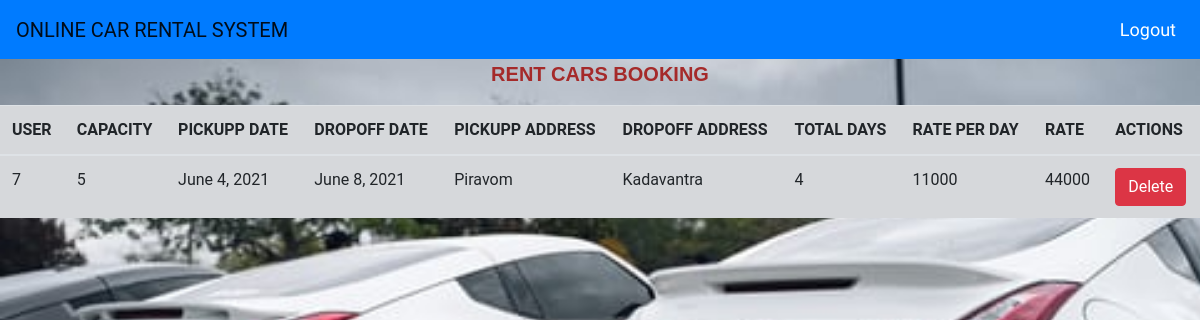
Page /viewbooking/ (signed in) on the committed database.
### sample/models.py (models this page shows)
class Booking(models.Model):
    user=models.ForeignKey(User,on_delete=models.CASCADE)
    booking_date = models.DateField(auto_now=True)
    capacity = models.IntegerField()
    pickup_date = models.DateField(default="1999-12-14")
    dropoff_date = models.DateField(default="1999-12-14")
    pickup_address = models.CharField(max_length=100)
    dropoff_address = models.CharField(max_length=100)
    total_days = models.IntegerField(default=0)
    rate_perday = models.IntegerField(default=0)
    rate = models.IntegerField()

### sample/views.py (the view)
# urls.py: path('viewbooking/',view_booking,name='viewbooking'),
@login_required(login_url="/login/")
def view_booking(request):
    book = Booking.objects.all()
    return render(request,'view_booking.html',{'data':book})

### sample/templates/view_booking.html (shortened to what this page needs)
{% extends 'adminbase.html' %}
{% block content %}
{% load static %}
<!DOCTYPE html>
<html lang="en">
<head>
    <link rel="stylesheet" href="https://maxcdn.bootstrapcdn.com/bootstrap/4.0.0/css/bootstrap.min.css">
</head>
<body>
    <div class="head">
        <p>RENT CARS BOOKING</p>
    </div>
    <table class="table table-secondary table-strip">
        <thead>
            <th>USER</th>
            <th>CAPACITY</th>
            <th>PICKUPP DATE</th>
            <th>DROPOFF DATE</th>
            <th>PICKUPP ADDRESS</th>
            <th>DROPOFF ADDRESS</th>
            <th>TOTAL DAYS</th>
            <th>RATE PER DAY</th>
            <th>RATE</th>
            <th>ACTIONS</th>
        </thead>
        <tbody>
            {% for d in data %}
            <tr>
                <td>{{d.user_id}}</td>
                <td>{{d.capacity}}</td>
                <td>{{d.pickup_date}}</td>
                <td>{{d.dropoff_date}}</td>
                <td>{{d.pickup_address}}</td>
                <td>{{d.dropoff_address}}</td>
                <td>{{d.total_days}}</td>
                <td>{{d.rate_perday}}</td>
                <td>{{d.rate}}</td>
                <td><a href="{% url 'delete_booking' d.id %}" class="btn btn-danger">Delete</a>
                </td>
            </tr>
            {% endfor %}
        </tbody>
    </table>
</body>
</html>
{% endblock content %}

### rows in the picture
Booking: user_id "7", capacity "5", pickup_date "June 4, 2021", dropoff_date "June 8, 2021", pickup_address "Piravom", dropoff_address "Kadavantra", total_days "4", rate_perday "11000", rate "44000"
